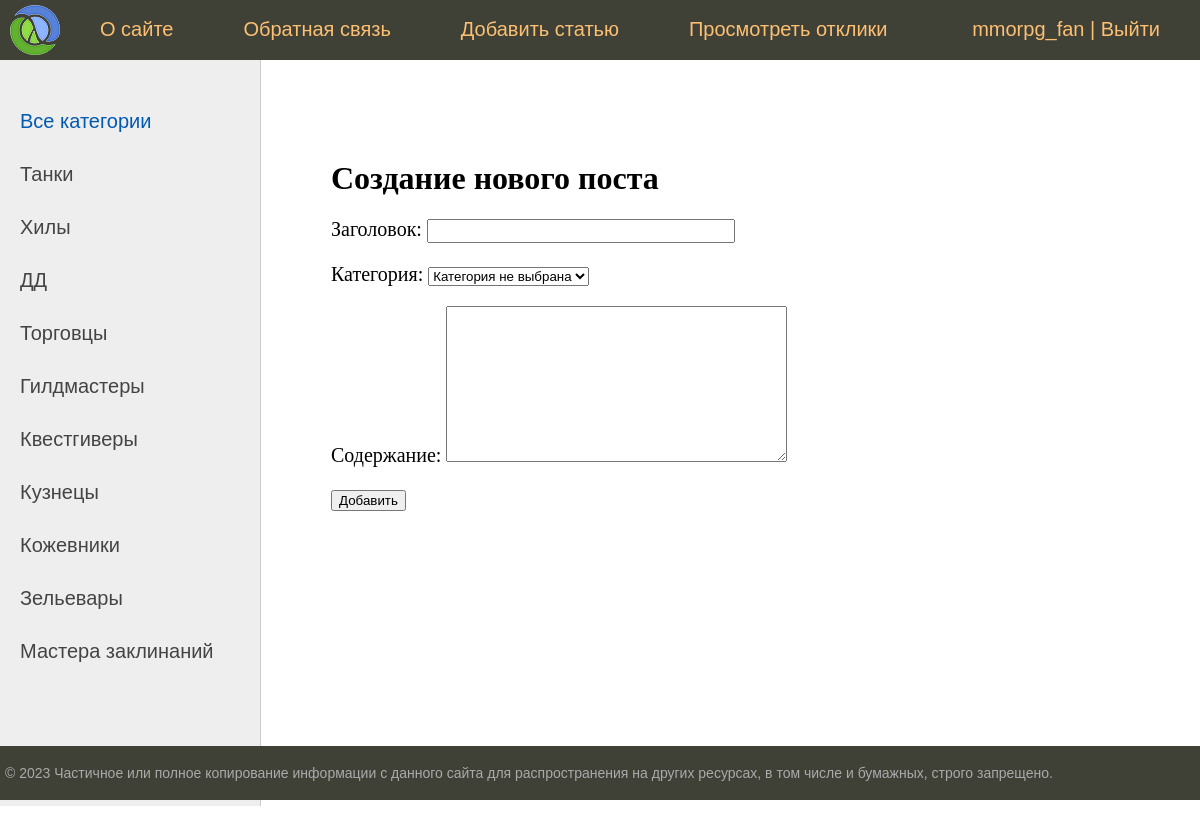
The page /addpost/ (signed in) on the database its author committed.
### bulletinboard/models.py (models this page shows)
class Category(models.Model):
    name = models.CharField(max_length=100, db_index=True, verbose_name='Категория')
    slug = models.SlugField(max_length=255, unique=True, db_index=True, verbose_name='URL')
    def __str__(self):
        return self.name
    def get_absolute_url(self):
        return reverse('category', kwargs={'cat_slug': self.slug})
    class Meta:
        verbose_name = 'Категория'
        verbose_name_plural = 'Категории'
        ordering = ['id']

### bulletinboard/views.py (the view, shortened to what this page needs)
# urls.py: path('addpost/', AddPost.as_view(), name='add_post'),
class AddPost(LoginRequiredMixin, DataMixin, CreateView):
    form_class = AddPostForm
    model = Post
    template_name = 'bulletinboard/addpost.html'
    success_url = reverse_lazy('home')
    login_url = reverse_lazy('home')
    raise_exception = True
    def get_context_data(self, *, object_list=None, **kwargs):
        context = super().get_context_data(**kwargs)
        c_def = self.get_user_context(title='Создание нового поста')
        return context | c_def

### bulletinboard/forms.py (shortened to what this page needs)
class AddPostForm(forms.ModelForm):
    def __init__(self, *args, **kwargs):
        super().__init__(*args, **kwargs)
        self.fields['category'].empty_label = 'Категория не выбрана'
    class Meta:
        model = Post
        fields = ['title', 'category', 'body']
        widgets = {
            'title': forms.TextInput(attrs={'class': 'form-input'}),
        }

### bulletinboard/templatetags/bulletinboard_tags.py (called while the page is built)
@register.inclusion_tag('bulletinboard/list_categories.html')
def show_categories(cat_selected=0):
    cats = Category.objects.all()
    return {'cats': cats, 'cat_selected': cat_selected}

### bulletinboard/utils.py (called while the page is built)
    def get_user_context(self, **kwargs):
        context = kwargs
        cats = Category.objects.annotate(Count('post'))
        user_menu = menu.copy()
        if not self.request.user.is_authenticated:
            user_menu.pop(2)
            user_menu.pop(2)
        context['menu'] = user_menu
        context['cats'] = cats
        if 'cat_selected' not in context:
            context['cat_selected'] = 0
        return context

### bulletinboard/templates/bulletinboard/addpost.html (shortened to what this page needs)
{% extends 'bulletinboard/default.html' %}
{% block content %}
<h1>{{title}}</h1>
<form action="{% url 'add_post' %}" method="post" enctype="multipart/form-data">
    {{ form.as_p }}
    <button type="submit">Добавить</button>
</form>
{% endblock %}

### bulletinboard/templates/bulletinboard/default.html (shortened to what this page needs)
{% load static %}
{% load bulletinboard_tags %}
<!DOCTYPE html>
<html>
<head>
	<link type="text/css" href="{% static 'bulletinboard/css/styles.css' %}" rel="stylesheet" />
</head>
<body>
<table class="table-page" border=0 cellpadding="0" cellspacing="0">
<tr><td valign=top>
{% block mainmenu %}
		<div class="header">
			<ul id="mainmenu" class="mainmenu">
			<li class="logo"><a href="{% url 'home' %}"><div class="logo"></div></a></li>
			{% for m in menu %}
						<li><a href="{% url m.url_name %}">{{m.title}}</a></li>
			{% endfor %}
				{% if request.user.is_authenticated %}
				<li class="last"> {{user.username}} | <a href="{% url 'logout' %}">Выйти</a></li>
				{% else %}
				<li class="last"><a href="{% url 'register' %}">Регистрация</a> | <a href="{% url 'login' %}">Войти</a></li>
				{% endif %}
			</ul>
		</div>
{% endblock mainmenu %}
<table class="table-content" border=0 cellpadding="0" cellspacing="0">
<tr>
	<td valign="top" class="left-chapters">
	<ul id="leftchapters">
		{% if cat_selected == 0 %}
		<li class="selected">Все категории</li>
		{% else %}
		<li><a href ="{% url 'home' %}">Все категории</a></li>
		{% endif %}
		{% show_categories cat_selected%}
	</ul>
</td>
<td valign="top" class="content">
	<div class="content-text">
{% block content %}
{% endblock %}
	</div>
</td></tr></table>
</td></tr>
<tr><td valign=top>
	<div id="footer">
		<p>&copy; 2023 Частичное или полное копирование информации с данного сайта для распространения на других ресурсах, в том числе и бумажных, строго запрещено.</p>
	</div>
</td></tr></table>
</body>
</html>

### bulletinboard/templates/bulletinboard/list_categories.html
{% for c in cats %}
    {% if c.pk == cat_selected %}
        <li class="selected">{{c.name}}</li>
    {% else %}
        <li><a href="{{ c.get_absolute_url }}">{{c.name}}</a></li>
    {% endif %}
{% endfor %}

### bulletinboard/static/bulletinboard/css/styles.css (style rules this page uses)
html, body { font-family: 'Arial'; margin: 0; padding: 0; height: 100%; width: 100%; color: #444; }
a { color: #0059b2; text-decoration: none; }
.table-page { width: 100%; height: 100%; vertical-align: top; }
.table-page tr { height: 100%; }
.header { background: #3F4137; height: 60px; }
.logo { background: url('../images/logo.png') no-repeat 10px 5px; width: 70px; height: 60px; }
ul.mainmenu { list-style: none; margin: 0; padding: 0; height: 60px; color: #fdc073; font-size: 20px; overflow: hidden; }
ul.mainmenu li { float: left; margin: 18px 40px 0 30px; }
ul.mainmenu li.logo { margin: 0; }
ul.mainmenu li.last { float: right; }
ul.mainmenu li a { color: #fdc073; text-decoration: none; }
.table-content { width: 100%; min-height: 100%; height: 100%; }
.left-chapters { margin: 0; background: #eee; border-right: 1px solid #ccc; min-height: 100%; }
.left-chapters ul { width: 230px; min-height: 100%; margin: 0; padding: 20px 10px 10px 20px; list-style: none; font-size: 20px; }
.left-chapters ul li { margin: 30px 0 0 0; color: #999; }
.left-chapters ul li.selected { color: #0059b2; }
.left-chapters ul li a { color: #444; text-decoration: none; }
.content { padding: 40px 20px 20px 40px; width: 100%; box-sizing: border-box; }
.content-text { margin: 60px 0 0 30px; color: #000; font-size: 20px; font-family: Yandex Sans Display Light; }
.content-text h1 { font-size: 32px; }
#footer { box-sizing: border-box; background: #3F4137; padding: 5px; color: #aaa; font-size: 14px; font-family: Verdana, Geneva, Arial, Helvetica; text-align: left; overflow: hidden; }
.form-input { width: 300px; font-size: 16px; }

### rows shown on the page
Category: name "Танки"
Category: name "Хилы"
Category: name "ДД"
Category: name "Торговцы"
Category: name "Гилдмастеры"
Category: name "Квестгиверы"
Category: name "Кузнецы"
Category: name "Кожевники"
Category: name "Зельевары"
Category: name "Мастера заклинаний"

### other values the page prints
{{ m.title }} "О сайте" "Обратная связь" "Добавить статью" "Просмотреть отклики"
{{ user.username }} "mmorpg_fan"
{{ title }} "Создание нового поста"
